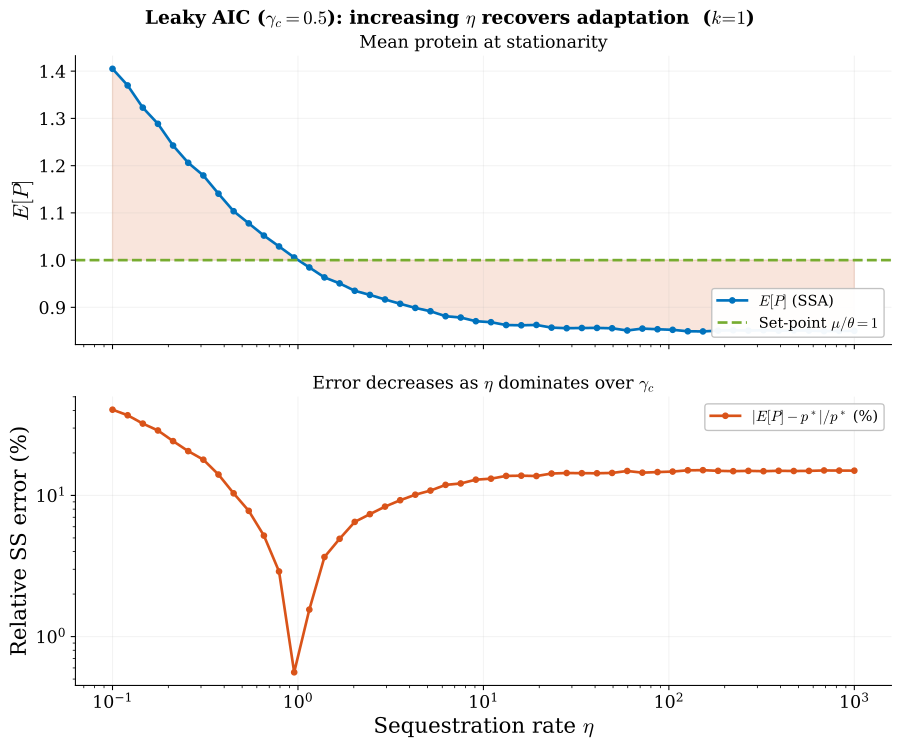

The script that saved this image:
import numpy as np
import subprocess, time
import matplotlib, matplotlib.pyplot as plt

matplotlib.rcParams.update({
    "svg.fonttype": "path", "mathtext.fontset": "cm",
    "font.family": "serif", "font.size": 14,
    "axes.labelsize": 16, "axes.titlesize": 15,
    "legend.fontsize": 11, "xtick.labelsize": 13, "ytick.labelsize": 13,
    "lines.linewidth": 2.5, "axes.linewidth": 0.8,
    "axes.spines.top": False, "axes.spines.right": False,
})
BLUE="#0072BD"; ORANGE="#D95319"; GREEN="#77AC30"; PURPLE="#7E2F8E"
OUT = "/mnt/user-data/outputs"

k = 1.0
gc = 0.5  # fixed dilution rate
n_eta = 50
nev = 3_000_000
burn = 500_000

eta_vals = np.logspace(-1, 3, n_eta)
inp = " ".join(f"{v:.8f}" for v in eta_vals) + "\n"

print(f"k={k}, gc={gc}, {n_eta} eta values, {nev/1e6:.0f}M events each")
t0 = time.time()

# Reuse the leaky SSA binary, but need to pass gc for each eta
# The binary takes (k, eta, ngc, nev, burn) and sweeps gc.
# I need the opposite: fixed gc, sweep eta. Let me call it once per eta.
# Actually faster: just call it in a loop via subprocess for each eta,
# or write a small wrapper.

# Simpler: call the binary once per eta with ngc=1
results = []
for i, eta in enumerate(eta_vals):
    proc = subprocess.run(
        ["/home/claude/ssa_leaky", str(k), str(eta),
         "1", str(nev), str(burn)],
        input=f"{gc:.8f}\n", capture_output=True, text=True, timeout=30)
    vals = [float(x) for x in proc.stdout.strip().split()]
    results.append(vals)
    if (i+1) % 10 == 0:
        print(f"  {i+1}/{n_eta} done", flush=True)

elapsed = time.time() - t0
print(f"SSA done in {elapsed:.1f}s")

mean_p = np.array([r[0] for r in results])
mean_z1 = np.array([r[1] for r in results])
mean_z2 = np.array([r[2] for r in results])

# ── Figure ────────────────────────────────────────────────────
fig, (ax1, ax2) = plt.subplots(2, 1, figsize=(10, 8), sharex=True)
fig.subplots_adjust(left=0.11, right=0.96, top=0.92, bottom=0.10,
                    hspace=0.18)
fig.suptitle(
    rf"Leaky AIC ($\gamma_c = {gc}$): increasing $\eta$ "
    r"recovers adaptation  ($k\!=\!1$)",
    fontsize=14, fontweight="bold")

# Top: E[P] vs eta
ax1.semilogx(eta_vals, mean_p, "o-", color=BLUE, ms=4, lw=2.0,
             label=r"$E[P]$ (SSA)")
ax1.axhline(1.0, color=GREEN, lw=2.0, ls="--",
            label=r"Set-point $\mu/\theta = 1$")
ax1.fill_between(eta_vals, 1.0, mean_p, alpha=0.15, color=ORANGE)
ax1.set_ylabel(r"$E[P]$")
ax1.set_title("Mean protein at stationarity", fontsize=13)
ax1.legend(loc="lower right", framealpha=0.95, edgecolor="0.75")
ax1.grid(True, alpha=0.15)

# Bottom: relative error
rel_err = np.abs(mean_p - 1.0) / 1.0 * 100
ax2.loglog(eta_vals, rel_err, "o-", color=ORANGE, ms=4, lw=2.0,
           label=r"$|E[P] - p^*|/p^*$ (%)")
ax2.set_ylabel("Relative SS error (%)")
ax2.set_xlabel(r"Sequestration rate $\eta$")
ax2.set_title(
    r"Error decreases as $\eta$ dominates over $\gamma_c$",
    fontsize=13)
ax2.legend(loc="upper right", framealpha=0.95, edgecolor="0.75")
ax2.grid(True, alpha=0.15)

fig.savefig(f"{OUT}/aic_leaky_vs_eta.svg", bbox_inches="tight")
fig.savefig("/home/claude/aic_leaky_vs_eta.png", dpi=200,
            bbox_inches="tight")
plt.close()
print("Saved aic_leaky_vs_eta.svg")
print(f"E[P] at eta=0.1: {mean_p[0]:.4f} (error {rel_err[0]:.1f}%)")
print(f"E[P] at eta=1000: {mean_p[-1]:.4f} (error {rel_err[-1]:.1f}%)")
